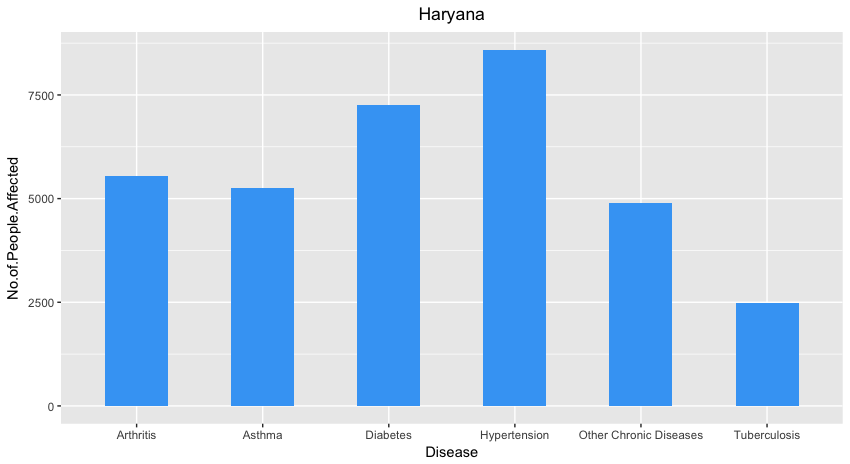

Generate this figure with R:
#Bar Graph for Disease Vs Number of People Affected
library(ggplot2)
graphone<-read.csv("alwar.csv",TRUE,",")
class(graphone)
ggplot(data=graphone, aes(x=Disease, y=No.of.People.Affected)) + geom_bar(stat="identity",width = 0.5,fill = "#42A5F5")+ggtitle("Haryana") +
  theme(plot.title = element_text(hjust = 0.5))
